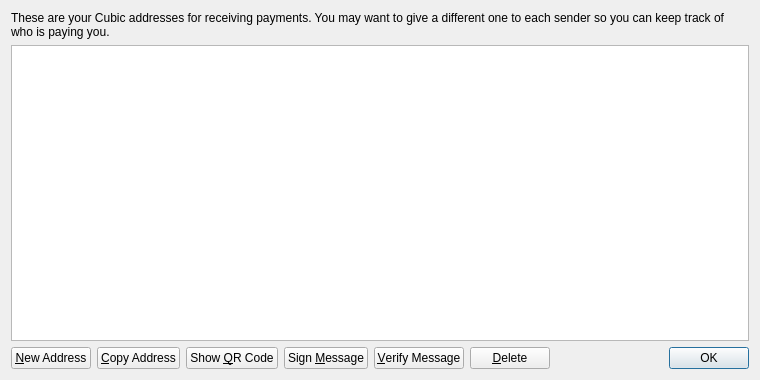
<?xml version="1.0" encoding="UTF-8"?>
<ui version="4.0">
 <class>AddressBookPage</class>
 <widget class="QWidget" name="AddressBookPage">
  <property name="geometry">
   <rect>
    <x>0</x>
    <y>0</y>
    <width>760</width>
    <height>380</height>
   </rect>
  </property>
  <property name="windowTitle">
   <string>Address Book</string>
  </property>
  <layout class="QVBoxLayout" name="verticalLayout">
   <item>
    <widget class="QLabel" name="labelExplanation">
     <property name="text">
      <string>These are your Cubic addresses for receiving payments. You may want to give a different one to each sender so you can keep track of who is paying you.</string>
     </property>
     <property name="textFormat">
      <enum>Qt::PlainText</enum>
     </property>
     <property name="wordWrap">
      <bool>true</bool>
     </property>
    </widget>
   </item>
   <item>
    <widget class="QTableView" name="tableView">
     <property name="contextMenuPolicy">
      <enum>Qt::CustomContextMenu</enum>
     </property>
     <property name="toolTip">
      <string>Double-click to edit address or label</string>
     </property>
     <property name="tabKeyNavigation">
      <bool>false</bool>
     </property>
     <property name="selectionMode">
      <enum>QAbstractItemView::SingleSelection</enum>
     </property>
     <property name="selectionBehavior">
      <enum>QAbstractItemView::SelectRows</enum>
     </property>
     <property name="sortingEnabled">
      <bool>true</bool>
     </property>
     <attribute name="verticalHeaderVisible">
      <bool>false</bool>
     </attribute>
    </widget>
   </item>
   <item>
    <layout class="QHBoxLayout" name="horizontalLayout">
     <item>
      <widget class="QPushButton" name="newAddressButton">
       <property name="toolTip">
        <string>Create a new address</string>
       </property>
       <property name="text">
        <string>&amp;New Address</string>
       </property>
      </widget>
     </item>
     <item>
      <widget class="QPushButton" name="copyToClipboard">
       <property name="toolTip">
        <string>Copy the currently selected address to the system clipboard</string>
       </property>
       <property name="text">
        <string>&amp;Copy Address</string>
       </property>
      </widget>
     </item>
     <item>
      <widget class="QPushButton" name="showQRCode">
       <property name="text">
        <string>Show &amp;QR Code</string>
       </property>
      </widget>
     </item>
     <item>
      <widget class="QPushButton" name="signMessage">
       <property name="toolTip">
        <string>Sign a message to prove you own a Cubic address</string>
       </property>
       <property name="text">
        <string>Sign &amp;Message</string>
       </property>
      </widget>
     </item>
     <item>
      <widget class="QPushButton" name="verifyMessage">
       <property name="toolTip">
        <string>Verify a message to ensure it was signed with a specified Cubic address</string>
       </property>
       <property name="text">
        <string>&amp;Verify Message</string>
       </property>
      </widget>
     </item>
     <item>
      <widget class="QPushButton" name="deleteButton">
       <property name="toolTip">
        <string>Delete the currently selected address from the list</string>
       </property>
       <property name="text">
        <string>&amp;Delete</string>
       </property>
      </widget>
     </item>
     <item>
      <spacer name="horizontalSpacer">
       <property name="orientation">
        <enum>Qt::Horizontal</enum>
       </property>
       <property name="sizeHint" stdset="0">
        <size>
         <width>40</width>
         <height>20</height>
        </size>
       </property>
      </spacer>
     </item>
     <item>
      <widget class="QDialogButtonBox" name="buttonBox">
       <property name="sizePolicy">
        <sizepolicy hsizetype="Maximum" vsizetype="Fixed">
         <horstretch>0</horstretch>
         <verstretch>0</verstretch>
        </sizepolicy>
       </property>
       <property name="standardButtons">
        <set>QDialogButtonBox::Ok</set>
       </property>
      </widget>
     </item>
    </layout>
   </item>
  </layout>
 </widget>
 <resources>
  <include location="../bitcoin.qrc"/>
 </resources>
 <connections/>
</ui>
